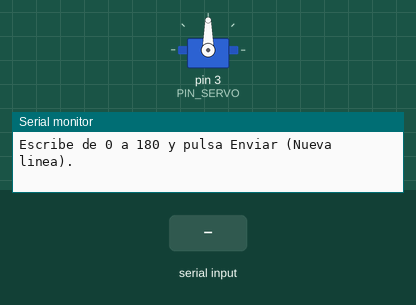
Bench run of a sketch on a simulated Arduino Uno, built with avr-gcc and run on an emulated ATmega328P. Shown: servo, the last lines printed to the serial monitor. Inputs (shaded band) come from the test bench.

Above: at 1.2 s.
1.3 s: "0\n" received over Serial
At 1.7 s:
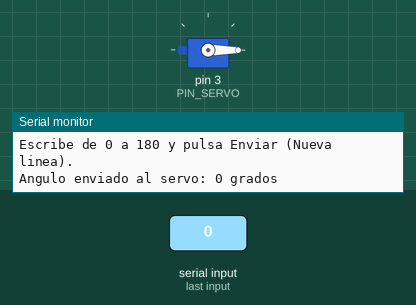
2.8 s: "90\n" received over Serial
At 4.1 s:
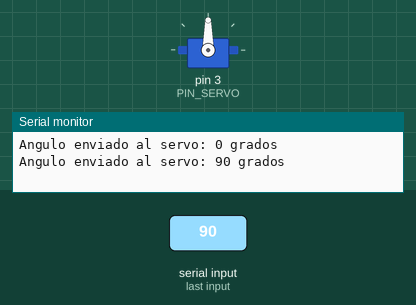
Timing chart, 0 to 5.8 s (numbered marks = the images above; inputs shaded):
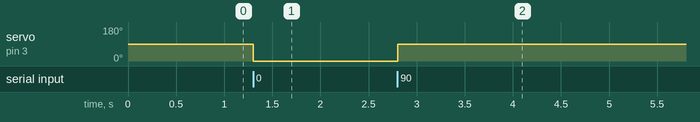

The sketch:

Prueba_Servo_Serial.ino
```cpp
/*
 * Arduino UNO: escribe un angulo entre 0 y 180 en el Monitor Serie.
 * Monitor Serie: 9600 baudios y terminacion Nueva linea o Ambos NL y CR.
 * Senal del servo: D3. Fuente del servo y Arduino con GND comun.
 */
#include <Servo.h>

const byte PIN_SERVO = 3;
const int ANGULO_INICIAL = 90;
Servo servo;

char entrada[16];
byte longitud = 0;
bool desbordamiento = false;

void procesarEntrada() {
  if (desbordamiento) {
    Serial.println(F("Entrada demasiado larga. Escribe un numero de 0 a 180."));
    return;
  }
  if (longitud == 0) return;

  // Solo se aceptan digitos: texto, signos y decimales no mueven el servo.
  int angulo = 0;
  for (byte i = 0; i < longitud; ++i) {
    if (entrada[i] < '0' || entrada[i] > '9') {
      Serial.println(F("Entrada invalida. Escribe un entero de 0 a 180."));
      return;
    }
    angulo = angulo * 10 + (entrada[i] - '0');
    if (angulo > 180) {
      Serial.println(F("Fuera de rango. Usa un angulo de 0 a 180."));
      return;
    }
  }

  servo.write(angulo);
  Serial.print(F("Angulo enviado al servo: "));
  Serial.print(angulo);
  Serial.println(F(" grados"));
}

void setup() {
  Serial.begin(9600);
  servo.write(ANGULO_INICIAL);
  servo.attach(PIN_SERVO);
  Serial.println(F("Prueba de servo lista. Posicion inicial: 90 grados."));
  Serial.println(F("Escribe de 0 a 180 y pulsa Enviar (Nueva linea)."));
}

void loop() {
  while (Serial.available() > 0) {
    const char caracter = Serial.read();
    if (caracter == '\n' || caracter == '\r') {
      procesarEntrada();
      longitud = 0;
      desbordamiento = false;
    } else if (longitud < sizeof(entrada)) {
      entrada[longitud++] = caracter;
    } else {
      desbordamiento = true;
    }
  }
}
```

Measured:
- after the input at 1.3 s, servo on pin 3 (PIN_SERVO): 90° → 0° at once
- after the input at 2.8 s, servo on pin 3 (PIN_SERVO): 0° → 90° at once
